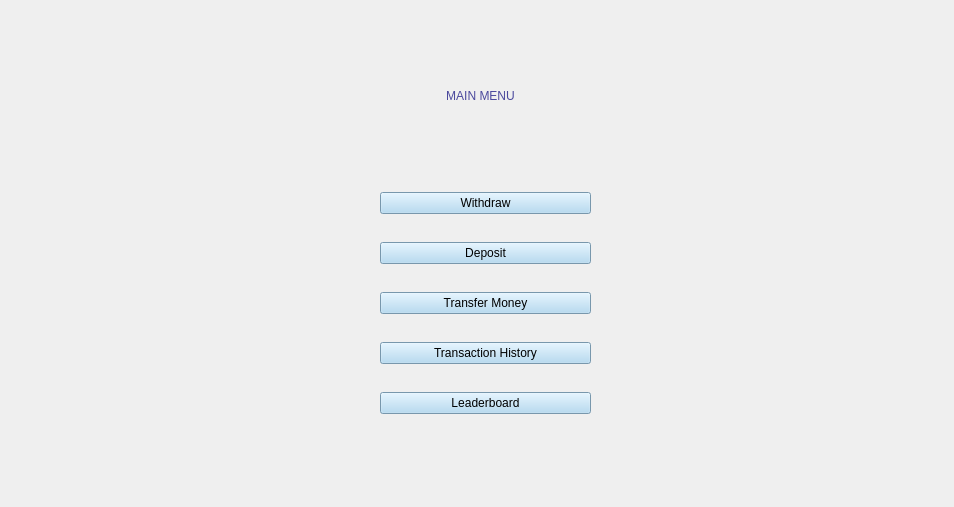
<?xml version="1.0" encoding="UTF-8"?>
<ui version="4.0">
 <class>Menu</class>
 <widget class="QWidget" name="Menu">
  <property name="geometry">
   <rect>
    <x>0</x>
    <y>0</y>
    <width>954</width>
    <height>507</height>
   </rect>
  </property>
  <property name="windowTitle">
   <string>Form</string>
  </property>
  <property name="styleSheet">
   <string notr="true"/>
  </property>
  <widget class="QStackedWidget" name="stackedWidget">
   <property name="geometry">
    <rect>
     <x>10</x>
     <y>10</y>
     <width>931</width>
     <height>491</height>
    </rect>
   </property>
   <widget class="QWidget" name="page">
    <widget class="QLabel" name="label">
     <property name="geometry">
      <rect>
       <x>240</x>
       <y>30</y>
       <width>461</width>
       <height>111</height>
      </rect>
     </property>
     <property name="styleSheet">
      <string notr="true">color: rgb(75, 73, 157);
font: 700 28pt &quot;Segoe UI&quot;;</string>
     </property>
     <property name="text">
      <string>MAIN MENU</string>
     </property>
     <property name="alignment">
      <set>Qt::AlignCenter</set>
     </property>
    </widget>
    <widget class="QWidget" name="verticalLayoutWidget">
     <property name="geometry">
      <rect>
       <x>370</x>
       <y>160</y>
       <width>211</width>
       <height>271</height>
      </rect>
     </property>
     <layout class="QVBoxLayout" name="verticalLayout_2">
      <item>
       <widget class="QPushButton" name="withdraw">
        <property name="styleSheet">
         <string notr="true">background-color: rgb(168, 212, 241);
font: 700 9pt &quot;Segoe UI&quot;;</string>
        </property>
        <property name="text">
         <string>Withdraw</string>
        </property>
       </widget>
      </item>
      <item>
       <widget class="QPushButton" name="deposit">
        <property name="styleSheet">
         <string notr="true">background-color: rgb(168, 212, 241);
font: 700 9pt &quot;Segoe UI&quot;;</string>
        </property>
        <property name="text">
         <string>Deposit</string>
        </property>
       </widget>
      </item>
      <item>
       <widget class="QPushButton" name="transfer">
        <property name="styleSheet">
         <string notr="true">background-color: rgb(168, 212, 241);
font: 700 9pt &quot;Segoe UI&quot;;</string>
        </property>
        <property name="text">
         <string>Transfer Money</string>
        </property>
       </widget>
      </item>
      <item>
       <widget class="QPushButton" name="transactions">
        <property name="styleSheet">
         <string notr="true">background-color: rgb(168, 212, 241);
font: 700 9pt &quot;Segoe UI&quot;;</string>
        </property>
        <property name="text">
         <string>Transaction History</string>
        </property>
       </widget>
      </item>
      <item>
       <widget class="QPushButton" name="leaderboard">
        <property name="styleSheet">
         <string notr="true">background-color: rgb(168, 212, 241);
font: 700 9pt &quot;Segoe UI&quot;;</string>
        </property>
        <property name="text">
         <string>Leaderboard</string>
        </property>
       </widget>
      </item>
     </layout>
    </widget>
   </widget>
  </widget>
 </widget>
 <resources/>
 <connections/>
</ui>
